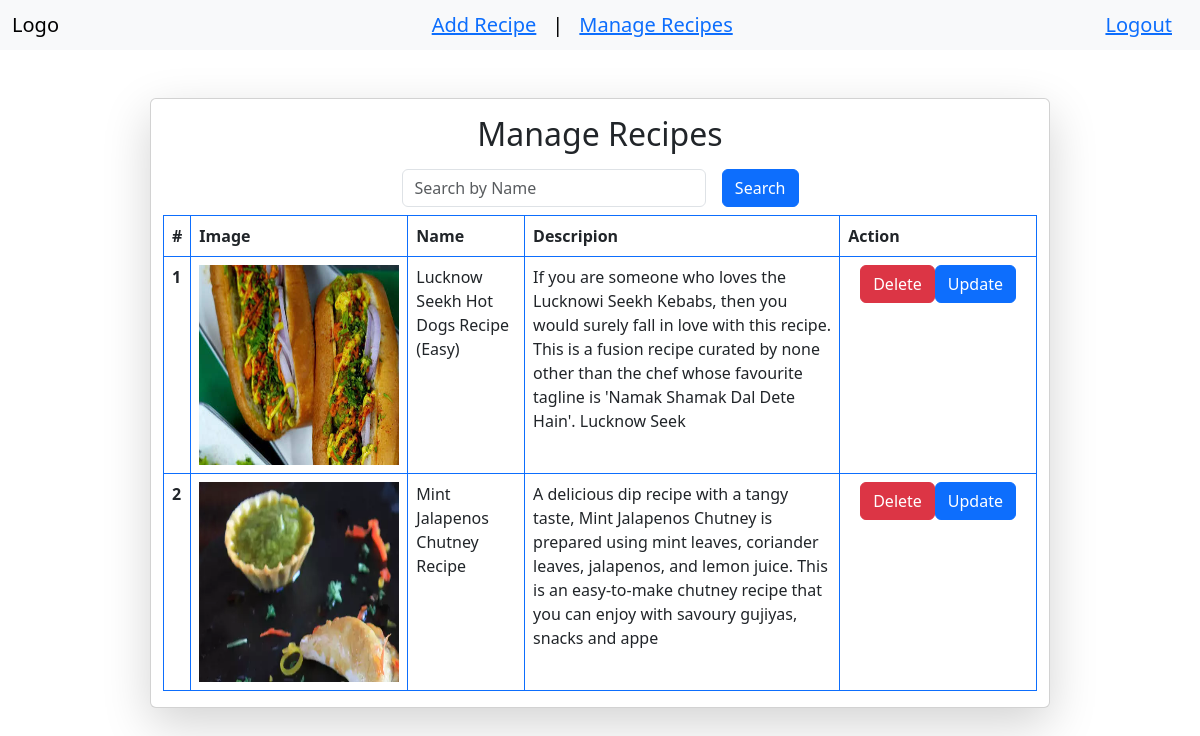
The app's page /manage-recipe/ (signed in) with its own data.
### vege/models.py (models this page shows, shortened)
class Recipe(models.Model):
    user = models.ForeignKey(User, on_delete=models.SET_NULL, null=True, blank=True)
    name = models.CharField(max_length=100)
    description = models.TextField(null=True, blank=True)
    image = models.ImageField(upload_to='images', null=True, blank=True)
    views = models.IntegerField(default=0)

### vege/views.py (the view)
# urls.py: path("manage-recipe/", manage_recipe),
@login_required(login_url='/login/')
def manage_recipe(request):
    recipes = Recipe.objects.all()
    if request.GET.get('search'):
        recipes = Recipe.objects.filter(name__icontains=request.GET.get('search'))
    return render(request, 'manage_recipe.html', {"title": 'Manage Recipe', 'recipes': recipes})

### vege/templates/manage_recipe.html
{% extends 'base.html' %} {% block content %}
<div class="container mt-5 card shadow-lg col-9">
  <h2 class="mx-auto mt-3">Manage Recipes</h2>
  <table class="table table-bordered border-primary p-3 ">
    <div class="container-fluid col-6 d-flex">
      <form>
      <input type="text" name="search" id="search" class="form-control m-2" placeholder="Search by Name"/>
      <button type="submit" class="btn btn-primary m-2">Search</button>
    </form>
    </div>
    <thead>
      <tr>
        <th scope="col">#</th>
        <th scope="col">Image</th>
        <th scope="col">Name</th>
        <th scope="col">Descripion</th>
        <th scope="col">Action</th>
      </tr>
    </thead>
    <tbody>
      {% for recipe in recipes %}
      <tr>
        <th scope="row">{{forloop.counter}}</th>
        <td ><img src=/media/{{recipe.image}} alt="" height="200px" width="200px"></td>
        <td >{{recipe.name}}</td>
        <td >{{recipe.description}}</td>
        <td >
          <div class="container d-flex justify-content-center">
          <a href=/delete-recipe/{{recipe.id}} class="btn btn-danger">Delete</a>
          <a href=/update-recipe/{{recipe.id}} class="btn btn-primary">Update</a>
          </div>
        </td>
      </tr>
      {% endfor %}
    </tbody>
  </table>
</div>
{% endblock %}

### vege/templates/base.html (shortened to what this page needs)
<!DOCTYPE html>
<html lang="en">
<head>
    <link
      href="https://cdn.jsdelivr.net/npm/bootstrap@5.3.0/dist/css/bootstrap.min.css"
      rel="stylesheet"
    />
</head>
<body>
  <nav class="navbar bg-light">
    <div class="container-fluid d-flex justify-content-between align-items-center">
      <div class="d-flex align-items-center">
        <span class="navbar-brand mb-0 h1">Logo</span>
      </div>
      {% if request.user.is_authenticated %}
      <div class="d-flex justify-content-center">
        <span class="navbar-brand mb-0 h1"><a href="/">Add Recipe</a></span>
        <span class="navbar-brand mb-0 h1">|</span>
        <span class="navbar-brand mb-0 h1"><a href="/manage-recipe">Manage Recipes</a></span>
      </div>
      <div class="d-flex">
        <span class="navbar-brand mb-0 h1"><a href="/logout">Logout</a></span>
      </div>
      {% else %}
      <div class="d-flex justify-content-center">
        <span class="navbar-brand mb-0 h1"><a href="/login">Login</a></span>
        <span class="navbar-brand mb-0 h1">|</span>
        <span class="navbar-brand mb-0 h1"><a href="/register">Register</a></span>
      {% endif %}
    </div>
  </nav>
    {% block content %}
    {% endblock %}
</body>
</html>

### records on screen
Recipe: image (picture), name "Lucknow Seekh Hot Dogs Recipe (Easy)", description "If you are someone who loves the Lucknowi Seekh Kebabs, then you would surely fall in love with this recipe. This is a fusion recipe curated by none other than the chef whose favourite tagline is 'Namak Shamak Dal Dete Hain'. Lucknow Seek"
Recipe: image (picture), name "Mint Jalapenos Chutney Recipe", description "A delicious dip recipe with a tangy taste, Mint Jalapenos Chutney is prepared using mint leaves, coriander leaves, jalapenos, and lemon juice. This is an easy-to-make chutney recipe that you can enjoy with savoury gujiyas, snacks and appe"
